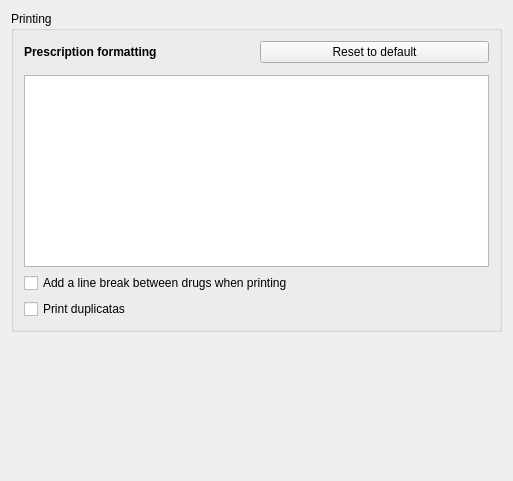
<?xml version="1.0" encoding="UTF-8"?>
<ui version="4.0">
 <class>DrugsWidget::Internal::DrugsPrintWidget</class>
 <widget class="QWidget" name="DrugsWidget::Internal::DrugsPrintWidget">
  <property name="geometry">
   <rect>
    <x>0</x>
    <y>0</y>
    <width>513</width>
    <height>481</height>
   </rect>
  </property>
  <property name="windowTitle">
   <string>Form</string>
  </property>
  <layout class="QGridLayout" name="gridLayout_4">
   <item row="2" column="0">
    <spacer name="verticalSpacer">
     <property name="orientation">
      <enum>Qt::Vertical</enum>
     </property>
     <property name="sizeHint" stdset="0">
      <size>
       <width>20</width>
       <height>40</height>
      </size>
     </property>
    </spacer>
   </item>
   <item row="0" column="0">
    <widget class="QGroupBox" name="groupBox_3">
     <property name="sizePolicy">
      <sizepolicy hsizetype="Preferred" vsizetype="Preferred">
       <horstretch>0</horstretch>
       <verstretch>0</verstretch>
      </sizepolicy>
     </property>
     <property name="title">
      <string>Printing</string>
     </property>
     <layout class="QGridLayout" name="gridLayout_9">
      <property name="margin">
       <number>10</number>
      </property>
      <item row="3" column="1" colspan="2">
       <widget class="Editor::TextEditor" name="prescriptionFormatting" native="true"/>
      </item>
      <item row="4" column="1" colspan="2">
       <widget class="QTextEdit" name="formatingSample">
        <property name="enabled">
         <bool>true</bool>
        </property>
        <property name="readOnly">
         <bool>true</bool>
        </property>
       </widget>
      </item>
      <item row="5" column="1">
       <widget class="QCheckBox" name="lineBreakCheck">
        <property name="text">
         <string>Add a line break between drugs when printing</string>
        </property>
       </widget>
      </item>
      <item row="2" column="1" colspan="2">
       <layout class="QHBoxLayout" name="horizontalLayout">
        <item>
         <widget class="QLabel" name="label_2">
          <property name="font">
           <font>
            <weight>75</weight>
            <bold>true</bold>
           </font>
          </property>
          <property name="text">
           <string>Prescription formatting</string>
          </property>
         </widget>
        </item>
        <item>
         <widget class="QPushButton" name="defaultFormattingButton">
          <property name="text">
           <string>Reset to default</string>
          </property>
         </widget>
        </item>
       </layout>
      </item>
      <item row="6" column="1">
       <widget class="QCheckBox" name="printDuplicataCheck">
        <property name="text">
         <string>Print duplicatas</string>
        </property>
       </widget>
      </item>
     </layout>
    </widget>
   </item>
  </layout>
 </widget>
 <customwidgets>
  <customwidget>
   <class>Editor::TextEditor</class>
   <extends>QWidget</extends>
   <header location="global">texteditorplugin/texteditor.h</header>
   <container>1</container>
  </customwidget>
 </customwidgets>
 <resources/>
 <connections/>
</ui>
